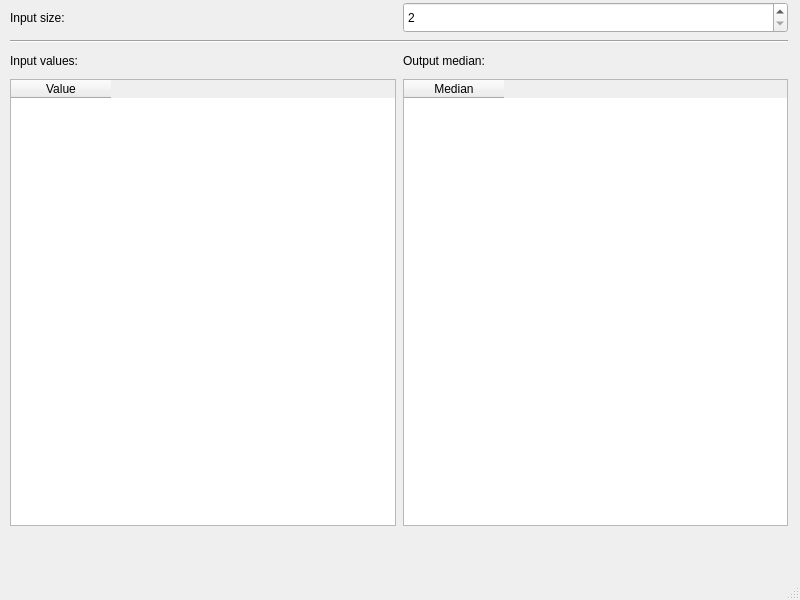
<?xml version="1.0" encoding="UTF-8"?>
<ui version="4.0">
 <class>MainWindow</class>
 <widget class="QMainWindow" name="MainWindow">
  <property name="geometry">
   <rect>
    <x>0</x>
    <y>0</y>
    <width>800</width>
    <height>600</height>
   </rect>
  </property>
  <property name="windowTitle">
   <string>MainWindow</string>
  </property>
  <widget class="QWidget" name="centralwidget">
   <widget class="QTableWidget" name="inputTable">
    <property name="geometry">
     <rect>
      <x>10</x>
      <y>79</y>
      <width>386</width>
      <height>447</height>
     </rect>
    </property>
    <column>
     <property name="text">
      <string>Value</string>
     </property>
    </column>
   </widget>
   <widget class="Line" name="line">
    <property name="geometry">
     <rect>
      <x>10</x>
      <y>40</y>
      <width>778</width>
      <height>3</height>
     </rect>
    </property>
    <property name="orientation">
     <enum>Qt::Horizontal</enum>
    </property>
   </widget>
   <widget class="QTableWidget" name="outputTable">
    <property name="geometry">
     <rect>
      <x>403</x>
      <y>79</y>
      <width>385</width>
      <height>447</height>
     </rect>
    </property>
    <property name="editTriggers">
     <set>QAbstractItemView::NoEditTriggers</set>
    </property>
    <property name="selectionMode">
     <enum>QAbstractItemView::SingleSelection</enum>
    </property>
    <property name="selectionBehavior">
     <enum>QAbstractItemView::SelectRows</enum>
    </property>
    <column>
     <property name="text">
      <string>Median</string>
     </property>
    </column>
   </widget>
   <widget class="QLabel" name="label">
    <property name="geometry">
     <rect>
      <x>10</x>
      <y>2</y>
      <width>386</width>
      <height>31</height>
     </rect>
    </property>
    <property name="text">
     <string>Input size:</string>
    </property>
   </widget>
   <widget class="QSpinBox" name="inputCount">
    <property name="geometry">
     <rect>
      <x>403</x>
      <y>2</y>
      <width>385</width>
      <height>31</height>
     </rect>
    </property>
    <property name="minimum">
     <number>2</number>
    </property>
   </widget>
   <widget class="QLabel" name="label_3">
    <property name="geometry">
     <rect>
      <x>403</x>
      <y>50</y>
      <width>385</width>
      <height>22</height>
     </rect>
    </property>
    <property name="text">
     <string>Output median:</string>
    </property>
   </widget>
   <widget class="QLabel" name="label_2">
    <property name="geometry">
     <rect>
      <x>10</x>
      <y>50</y>
      <width>386</width>
      <height>22</height>
     </rect>
    </property>
    <property name="text">
     <string>Input values:</string>
    </property>
   </widget>
  </widget>
  <widget class="QMenuBar" name="menubar">
   <property name="geometry">
    <rect>
     <x>0</x>
     <y>0</y>
     <width>800</width>
     <height>27</height>
    </rect>
   </property>
  </widget>
  <widget class="QStatusBar" name="statusbar"/>
 </widget>
 <resources/>
 <connections/>
</ui>
